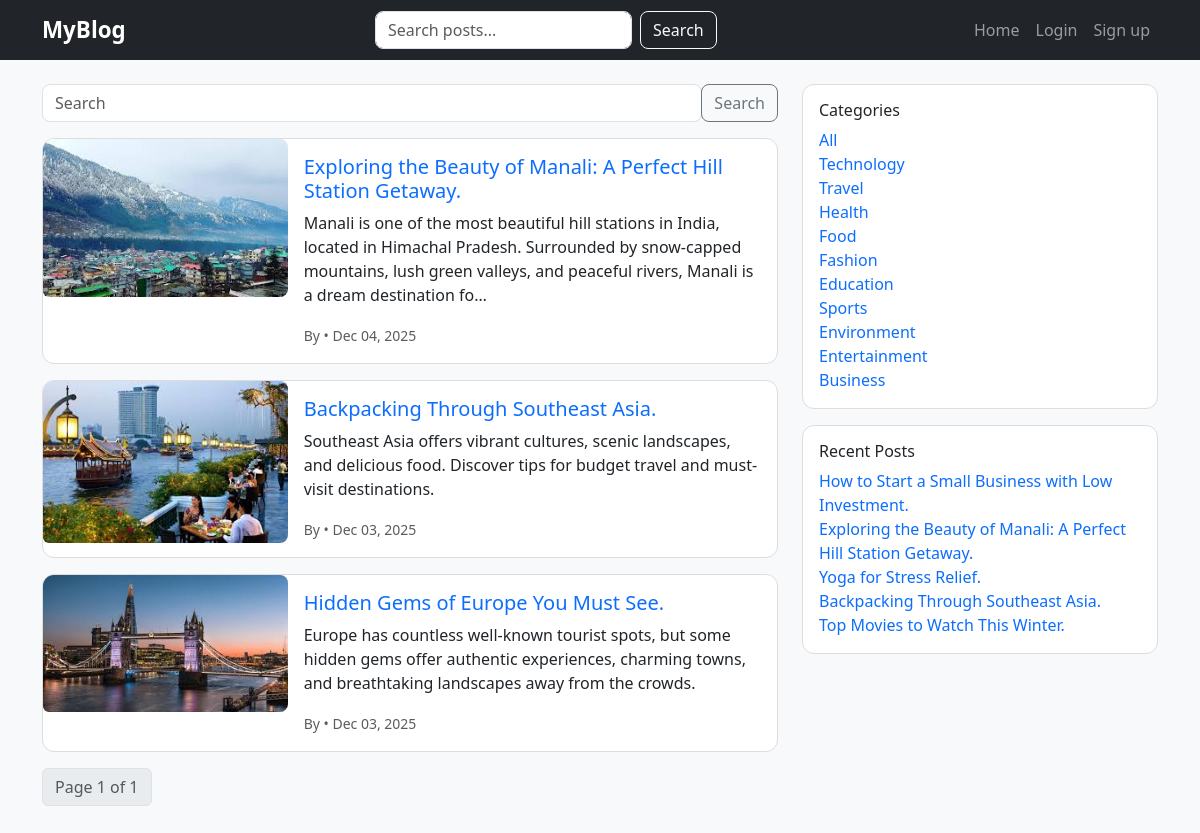
The app's page /?category=top-10-destinations-2026 with its own data.
### myblog/models.py (models this page shows, shortened)
class Post(models.Model):
    STATUS_CHOICES = (('draft', 'Draft'), ('published', 'Published'))
    title = models.CharField(max_length=200)
    slug = models.SlugField(max_length=220, unique=True, blank=True)
    author = models.ForeignKey(User, on_delete=models.CASCADE)
    content = models.TextField()
    feature_image = models.ImageField(upload_to='posts/', blank=True, null=True)
    category = models.ForeignKey(Category, on_delete=models.SET_NULL, null=True, blank=True)
    status = models.CharField(max_length=10, choices=STATUS_CHOICES, default='draft')
    created_at = models.DateTimeField(auto_now_add=True)
    updated_at = models.DateTimeField(auto_now=True)
    category = models.ForeignKey(Category, on_delete=models.CASCADE, related_name='posts')
    class Meta:
        ordering = ['-created_at']

class Category(models.Model):
    name = models.CharField(max_length=100, unique=True)
    slug = models.SlugField(unique=True)

### myblog/views.py (the view)
# urls.py: 2. Add a URL to urlpatterns:  path('', views.home, name='home')
def home(request):
    query = request.GET.get('query')
    category_slug = request.GET.get('category')
    posts = Post.objects.filter(status='published').order_by('-created_at')
    if query:
        posts = posts.filter(
            Q(title__icontains=query) |
            Q(content__icontains=query) |
            Q(category__name__icontains=query)
        )
    if category_slug:
        posts = posts.filter(category__slug=category_slug)
    paginator = Paginator(posts, 5)
    page_number = request.GET.get('page')
    posts = paginator.get_page(page_number)
    categories = Category.objects.all()
    recent_posts = Post.objects.filter(status='published').order_by('-created_at')[:5]
    return render(request, 'blog/home.html', {'posts': posts, 'query': query, 'category_slug': category_slug, 'categories': categories, 'recent_posts': recent_posts})

### myblog/templates/blog/home.html (shortened to what this page needs)
{% extends 'blog/base.html' %}
{% block content %}
<div class="row">
  <div class="col-md-8">
    <form method="get" class="mb-3">
      <div class="input-group">
        <input type="text" name="query" class="form-control" placeholder="Search"
          value="{{ request.GET.query|default_if_none:'' }}">
        <button class="btn btn-outline-secondary" type="submit">Search</button>
      </div>
    </form>
    {% for post in posts %}
    <div class="card mb-3">
      <div class="row g-0">
        {% if post.feature_image %}
        <div class="col-md-4">
          <img src="{{ post.feature_image.url }}" class="img-fluid rounded-start" alt="{{ post.title }}">
        </div>
        <div class="col-md-8">
          {% else %}
          <div class="col-12">
            {% endif %}
            <div class="card-body">
              <h5 class="card-title">
                <a href="{% url 'post_detail' post.slug %}">{{ post.title }}</a>
              </h5>
              <p class="card-text">{{ post.content|truncatechars:200|safe }}</p>
              <p class="card-text">
                <small class="text-muted">By {{ post.user.username }} • {{ post.created_at|date:'M d, Y' }}</small>
              </p>
            </div>
          </div>
        </div>
      </div>
      {% empty %}
      <p>No posts found.</p>
      {% endfor %}
      <nav>
        <ul class="pagination">
          <li class="page-item disabled"><span class="page-link">Page {{ posts.number }} of {{ posts.paginator.num_pages }}</span></li>
        </ul>
      </nav>
    </div>
    <div class="col-md-4">
      <div class="card mb-3 p-3">
        <h6>Categories</h6>
        <ul class="list-unstyled mb-0">
          <li><a href="{% url 'home' %}">All</a></li>
          {% for category in categories %}
          <li><a href="?category={{ category.slug }}">{{ category.name }}</a></li>
          {% endfor %}
        </ul>
      </div>
      <div class="card mb-3 p-3">
        <h6>Recent Posts</h6>
        <ul class="list-unstyled mb-0">
          {% for r in recent_posts %}
          <li><a href="{% url 'post_detail' r.slug %}">{{ r.title }}</a></li>
          {% empty %}
          <li>No recent posts found.</li>
          {% endfor %}
        </ul>
      </div>
    </div>
  </div>
  {% endblock %}

### static/css/styles.css (style rules this page uses)
body { background-color: #f8f9fa; font-family: 'Segoe UI', Tahoma, Geneva, Verdana, sans-serif; }
a { text-decoration: none; }
* { transition: 0.2s ease-in-out; }
.card { border-radius: 12px; overflow: hidden; border: 1px solid #ddd; background: #fff; }
.card img { border-radius: 8px; object-fit: cover; }
form input, form select, form textarea { border-radius: 8px !important; }
button { border-radius: 8px !important; }

### records on screen
Post: feature_image (picture), title "Exploring the Beauty of Manali: A Perfect Hill Station Getaway.", content "Manali is one of the most beautiful hill stations in India, located in Himachal Pradesh. Surrounded by snow-capped mountains, lush green valleys, and peaceful rivers, Manali is a dream destination fo…", created_at "Dec 04, 2025"
Post: feature_image (picture), title "Backpacking Through Southeast Asia.", content "Southeast Asia offers vibrant cultures, scenic landscapes, and delicious food. Discover tips for budget travel and must-visit destinations.", created_at "Dec 03, 2025"
Post: feature_image (picture), title "Hidden Gems of Europe You Must See.", content "Europe has countless well-known tourist spots, but some hidden gems offer authentic experiences, charming towns, and breathtaking landscapes away from the crowds.", created_at "Dec 03, 2025"
Category: name "Technology"
Category: name "Travel"
Category: name "Health"
Category: name "Food"
Category: name "Fashion"
Category: name "Education"
Category: name "Sports"
Category: name "Environment"
Category: name "Entertainment"
Category: name "Business"
Post: title "How to Start a Small Business with Low Investment."
Post: title "Yoga for Stress Relief."
Post: title "Top Movies to Watch This Winter."

### other values on screen
{{ posts.number }} "1"
{{ posts.paginator.num_pages }} "1"
